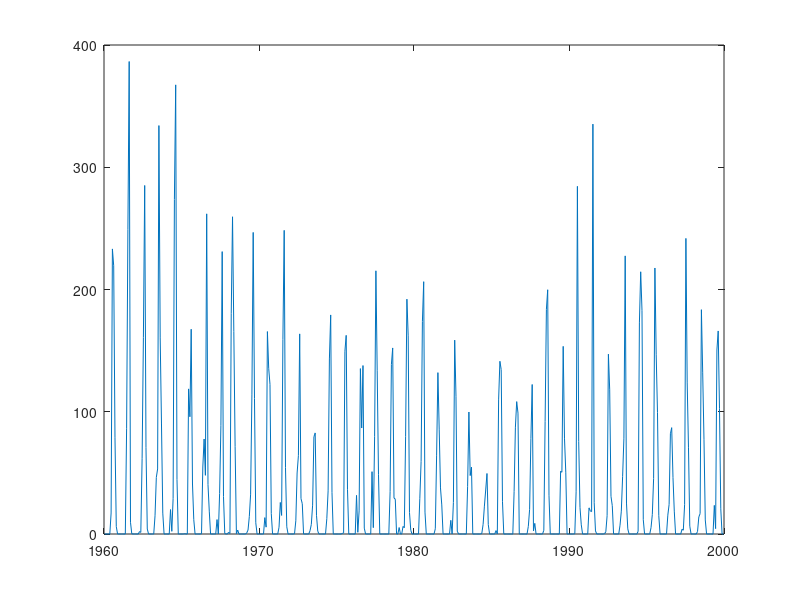

MATLAB code to generate this figure: (Note: this script raises an error after producing the figure.)
%
% Time series analysis
% Assignment 
%
%
clear; 
close all;
% addpath('functions', '/data')     % Add this line to update the path
addpath('../functions', '../data')     % Add this line to update the path (Hanna)
%% Understanding the data
clear
close all
clc

load proj23.mat

%% 2.1: Studying the rain (org) data for El-Geneina
close all; 
% We start by plotting the rain_org data
nbrLags = 50;
plot(ElGeneina.rain_org_t, ElGeneina.rain_org)
basicPlot(ElGeneina.rain_org, nbrLags, 'ElGeneina.rain_org')

% It does not seem like AR(1) would be the best fit, but as that is the
% task, we start by modelling the data as an AR(1)




%% (3)

figure(1)
histogram(ElGeneina.rain_org)
figure(2)
histogram(log(ElGeneina.rain_org))
figure(3)
histogram(log(ElGeneina.rain_org)-log(mean(ElGeneina.rain_org)))
%figure(4)
%histogram(sqrt(ElGeneina.rain_org)-sqrt(mean(ElGeneina.rain_org)))
